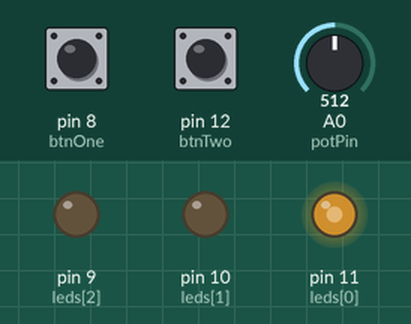
A sketch run on a simulated Arduino Uno, built with avr-gcc and run on an emulated ATmega328P. Parts: output pins drawn as LEDs (lit = HIGH). The inputs (shaded band) are chosen by the test bench; at power-on: pin 8 (btnOne) HIGH, pin 12 (btnTwo) HIGH, A0 (potPin) = 512.

Above: at 1.2 s.
1.3 s: pin 8 (btnOne) pulled LOW for 1 s
At 2.62 s:
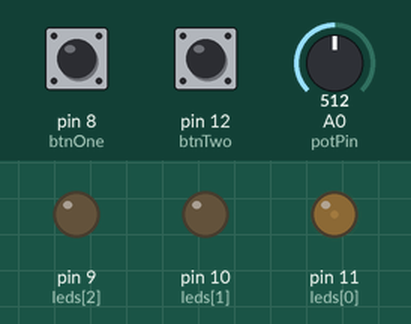
4.8 s: pin 12 (btnTwo) pulled LOW for 0.15 s
At 5.42 s:
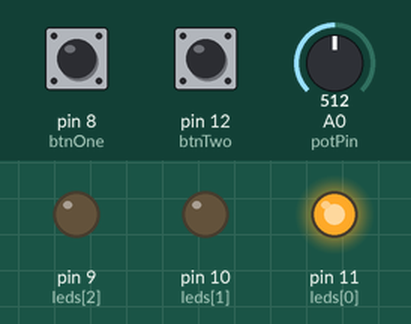
7.8 s: pin 12 (btnTwo) pulled LOW for 1 s
10.8 s: pin 8 (btnOne) pulled LOW for 0.15 s
At 12.54 s:
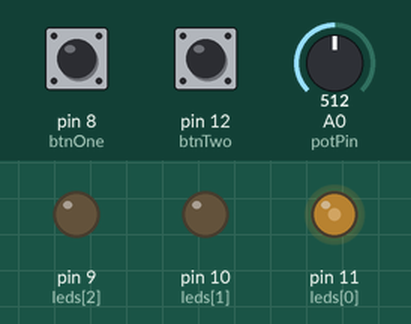
13.8 s: pin 8 (btnOne) pulled LOW for 3.2 s
At 14.09 s:
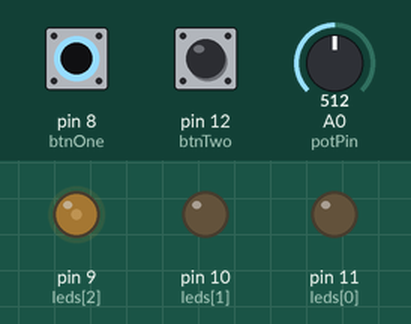
18.5 s: pin 12 (btnTwo) pulled LOW for 3.2 s
Timing chart, 0 to 24.2 s (numbered marks = the images above; inputs shaded):
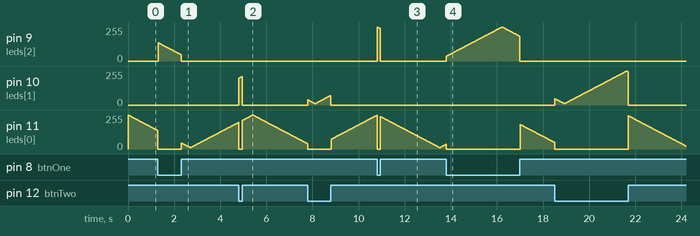

Measured:
- after the input at 4.8 s, pin 10 (leds[1]): rises from 0/255 to 212/255 in 0.13 s, then falls to 0/255 in 0.02 s
- after the input at 10.8 s, pin 9 (leds[2]): rises from 0/255 to 255/255 in 0.01 s, then falls to 0/255 in 0.14 s
- after the input at 13.8 s, pin 9 (leds[2]): rises from 0/255 to 255/255 in 2.4 s, then falls to 0/255 in 0.78 s

The sketch:

demo-application.ino
```cpp
#include "config.h"
#include "init.h"
#include "shieldService.h"

void setup() {
  InitPins();
}

void loop(){
  if(!digitalRead(btnOne) && !digitalRead(btnTwo))
    RainbowCycle();

  ReadInputPins();
  UpdateBrightness();

  ShowLED();
  TurnoffLed();
}
```

init.h
```cpp
void InitPins(){
  Serial.begin(115200);

  pinMode(potPin, INPUT);
  pinMode(btnOne, INPUT);
  pinMode(btnTwo, INPUT);

  for(int i = 0; i < sizeof(leds) / sizeof(leds[0]); i++){
    pinMode(leds[i], OUTPUT);
  }
}
```

shieldService.h
```cpp
void ReadInputPins(){
  fadeRate = map(analogRead(potPin), 0, 1023, 2, 20);

  prevLed = currentLed;

  if(digitalRead(btnOne))
    currentLed = 1;
  else if(digitalRead(btnTwo))
    currentLed = 2;
  if(digitalRead(btnOne) && digitalRead(btnTwo))
    currentLed = 0;
}

void UpdateBrightness(){
  if(millis() - prevMillis >= fadeRate){
    if(brightness >= 255 || brightness <= 10)
      dir *= -1;
    brightness += dir;
    prevMillis = millis();
  }
}

void TurnoffLed(){
  if(prevLed != currentLed)
    analogWrite(leds[prevLed], 0);
}

void RainbowCycle(){
  while(true){
    if(colour >= sizeof(colours) / sizeof(colours[0]))
      colour = 0;

    while(values[0] != colours[colour][0] || values[1] != colours[colour][1] || values[2] != colours[colour][2]){
      if(millis() - prevMillis >= fadeRate){
        for(int i = 0; i < sizeof(values) / sizeof(values[0]); i++){
          if(values[i] < colours[colour][i])
            values[i] += 1;
          else if(values[i] > colours[colour][i])
            values[i] -=1;
        }
        for(int i = 0; i < sizeof(leds) / sizeof(leds[0]); i++){
          analogWrite(leds[i], 0);
          analogWrite(leds[i], values[i]);
        }
        ReadInputPins();
        prevMillis = millis();
      }

      if(digitalRead(btnOne) || digitalRead(btnTwo)){
        for(int i = 0; i < sizeof(leds) / sizeof(leds[0]); i++)
          analogWrite(leds[i], 0);
        return;
      }
    }
    colour++;
  }
}

void ShowLED(){
  analogWrite(leds[currentLed], brightness);
}
```

config.h
```cpp
#define potPin A0
#define btnOne 8
#define btnTwo 12

const byte leds[] = { 11, 10, 9 };

byte brightness = 255;
byte dir = 1;

unsigned int fadeRate = 0;
byte currentLed = 0;
byte prevLed = 0;

unsigned long prevMillis = 0;


//Enbart för RainbowCycle

const byte colours[][3] = {
  { 255, 0, 0 },    // <-- RED
  { 0, 0, 255 },    // <-- GREEN
  { 0, 255, 0 },    // <-- BLUE
  { 255, 255, 0 },  // <-- YELLOW
  { 255, 0, 255 },  // <-- PURPLE
  { 0, 255, 255 }   // <-- CYAN
};

byte values[] = { 0, 0, 0 };

byte colour = 0;
```
